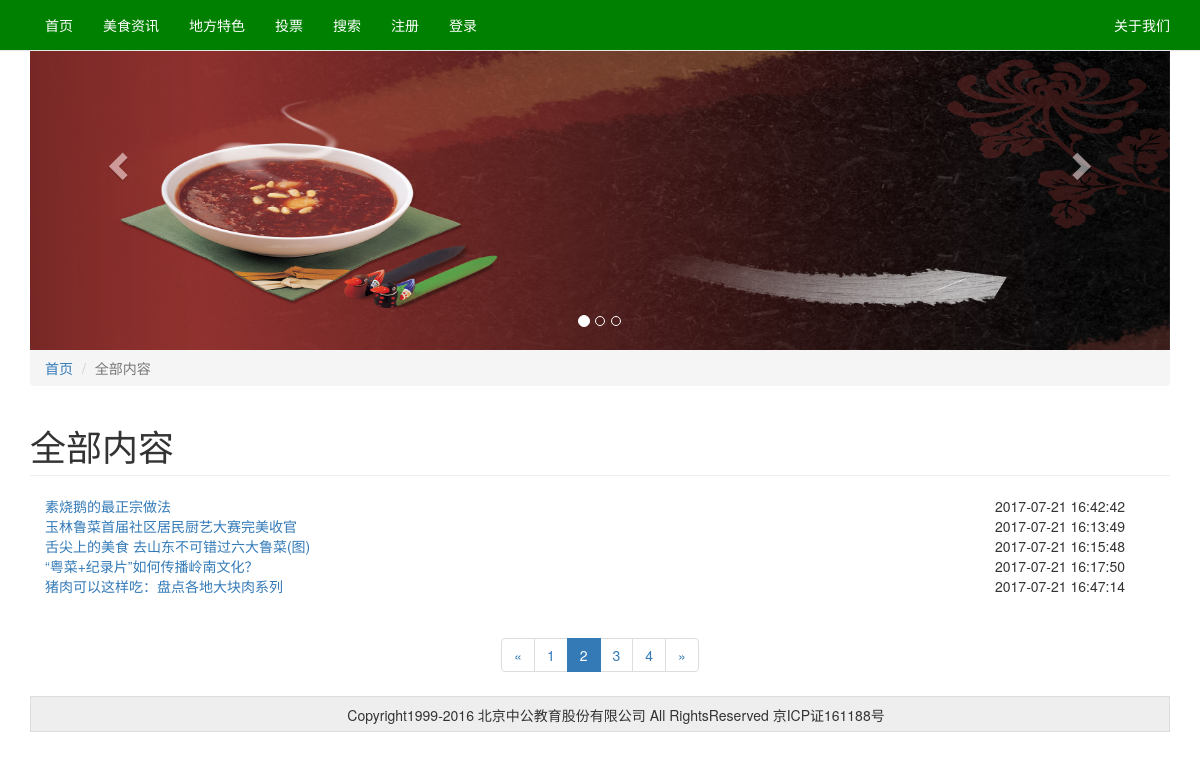
The app's page /luwork/list.php?page=2 with its own data.
### tables this page shows
CREATE TABLE IF NOT EXISTS `ac_info` (
  `ac_id` int(11) NOT NULL AUTO_INCREMENT,
  `ac_title` varchar(100) NOT NULL,
  `ac_column` varchar(32) NOT NULL,
  `ac_describe` varchar(200) NOT NULL,
  `ac_keyword` varchar(64) NOT NULL,
  `ac_content` text NOT NULL,
  `ac_thum` varchar(100) NOT NULL,
  `ac_date` varchar(32) NOT NULL,
  PRIMARY KEY (`ac_id`)
);

### luwork/list.php (the view, shortened to what this page needs)
<?php
	include "header.php";
	$conn = new mysqli("localhost","root","root","food");
	$listid = "";
	$page = "";
	$pageSize = 5;
	$star = 0;
	if(!empty($_GET["page"])){
		$page = $_GET["page"];
		$star = ($page-1)*$pageSize;
	}
	if(!empty($_GET["listid"])){
		$listid = $_GET["listid"];
		$sql = "SELECT * FROM ac_info WHERE ac_column='$listid' limit $star,$pageSize";
		$totsql  = "SELECT * FROM ac_info WHERE ac_column='$listid'";
	}else{
		$listid = "全部内容";
		$sql = "SELECT * FROM ac_info limit $star,$pageSize";
		$totsql  = "SELECT * FROM ac_info";
	}
	$result = $conn->query($sql);
	$totResult = $conn->query($totsql);
	$totSize = $totResult->num_rows;
	$pages = ceil($totSize/$pageSize);
?>
	<ol class="breadcrumb">
      <li><a href="index.php">首页</a></li>
      <li class="active"><?php echo $listid; ?></li>
    </ol>
    </div>
    <h1 class="page-header"><?php echo $listid; ?></h1>
    <ul class="container-fluid list-unstyled list-li">
    <?php
    	if($result->num_rows>0){
			$n = 0;
			while($row = $result->fetch_assoc()){
				$n++;
	?>
      <li class="row">
        <a href="show.php?showid=<?php echo $row["ac_id"]; ?>" class="col-md-10"><?php echo $row["ac_title"]; ?></a>
        <span class=" col-md-2"><?php echo date("Y-m-d H:i:s",$row["ac_date"]); ?></span>
      </li>
      <?php
	  			if($n%5==0){
					echo "<li style='height:12px'></li>";
				}
    		}
		}
	?>
    </ul>
    <nav aria-label="Page navigation" class="text-center">
      <ul class="pagination">
        <li>
          <a href="list.php?<?php if($listid!="全部内容"){echo "listid=".$listid."&"; } ?>page=<?php if(($page-1)<=0){echo 1;}else{echo $page-1;}?>" aria-label="Previous">
            <span aria-hidden="true">&laquo;</span>
          </a>
        </li>
        <?php
        	for($i=1; $i<=$pages; $i++){
		?>
        <li class="<?php if($i==$page || ($page==""&&$i==1)){echo "active"; }?>"><a href="list.php?<?php if($listid!="全部内容"){echo "listid=".$listid."&"; } ?>page=<?php echo $i; ?>"><?php echo $i; ?></a></li>
        <?php
        	}
		?>
        <li>
          <a href="list.php?<?php if($listid!="全部内容"){echo "listid=".$listid."&"; } ?>page=<?php if(($page+1)>=$pages){echo $pages;}else{echo $page+1;} ?>" aria-label="Next">
            <span aria-hidden="true">&raquo;</span>
          </a>
        </li>
      </ul>
    </nav>
<?php
	include "footer.php";
?>

### records on screen
ac_info: ac_title "素烧鹅的最正宗做法", ac_date "2017-07-21 16:42:42"
ac_info: ac_title "玉林鲁菜首届社区居民厨艺大赛完美收官", ac_date "2017-07-21 16:13:49"
ac_info: ac_title "舌尖上的美食 去山东不可错过六大鲁菜(图)", ac_date "2017-07-21 16:15:48"
ac_info: ac_title "“粤菜+纪录片”如何传播岭南文化？", ac_date "2017-07-21 16:17:50"
ac_info: ac_title "猪肉可以这样吃：盘点各地大块肉系列", ac_date "2017-07-21 16:47:14"

### other values on screen
$listid "全部内容"
